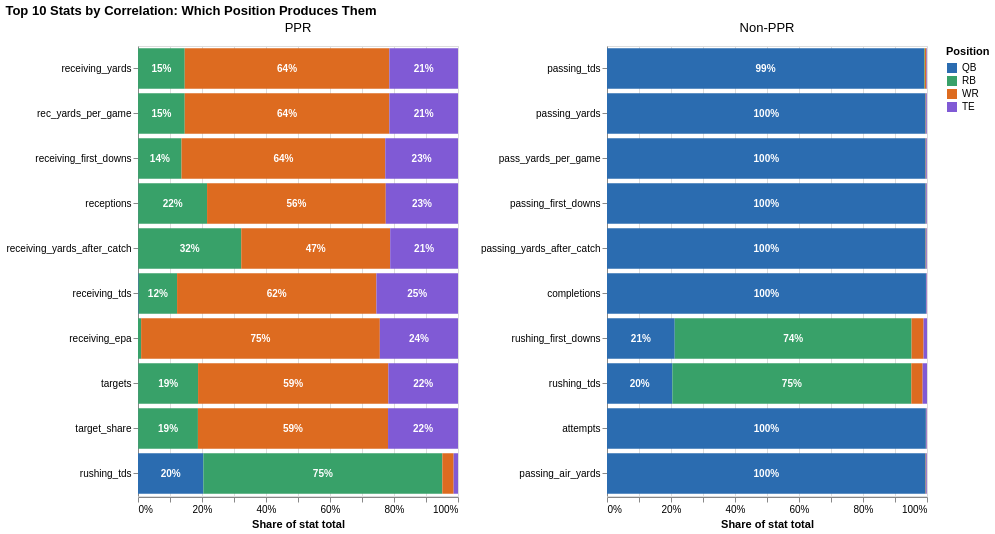

The notebook cell saved with this chart:
### Markdown cell above
### Which posistions do these statics belong to?

Scoring format clearly changes which positions matter most. 

Football fans may already know which positions produce these stats, but several positions often contribute to the same category, so the chart below shows how each stat's total is split by position.

### Code cell
TARGET = 'avg_fantasy_points'
EXCLUDE = ['fantasy_points']
POSITIONS = ['QB', 'RB', 'WR', 'TE']
COLORS = ['#2b6cb0', '#38a169', '#dd6b20', '#805ad5']

rows = []
for fmt, df in [('PPR', all_ppr), ('Non-PPR', all_nonppr)]:
    num_cols = df.select_dtypes(include='number').columns.drop([TARGET, *EXCLUDE], errors='ignore')

    # top 10 stats by |r| with the target for this format
    corr = df[num_cols].corrwith(df[TARGET])
    top10 = corr.abs().nlargest(10).index

    # each position's share of each stat's total
    totals = df.groupby('position')[list(top10)].sum().clip(lower=0).reindex(POSITIONS).fillna(0)
    shares = totals / totals.sum()

    for stat in top10:
        start = 0
        for i, pos in enumerate(POSITIONS):
            share = shares.loc[pos, stat]
            rows.append({'format': fmt, 'stat': stat, 'position': pos, 'pos_order': i,
                         'share': share, 'start': start, 'end': start + share,
                         'mid': start + share / 2, 'correlation': corr[stat]})
            start += share

stat_ownership = pd.DataFrame(rows)

y_sort = alt.EncodingSortField('correlation', op='max', order='descending')

bars = alt.Chart().mark_bar().encode(
    x=alt.X('start:Q', axis=alt.Axis(format='%'), title='Share of stat total', scale=alt.Scale(domain=[0, 1])),
    x2='end:Q',
    y=alt.Y('stat:N', title=None, sort=y_sort),
    color=alt.Color('position:N', scale=alt.Scale(domain=POSITIONS, range=COLORS), title='Position'),
    tooltip=['format', 'stat', 'position', alt.Tooltip('share:Q', format='.0%'),
             alt.Tooltip('correlation:Q', format='.2f', title='r with target')],
)

labels = alt.Chart().mark_text(color='white', fontSize=10, fontWeight='bold').encode(
    x='mid:Q',
    y=alt.Y('stat:N', sort=y_sort),
    text=alt.Text('share:Q', format='.0%'),
).transform_filter(
    'datum.share >= 0.06'            # skip labels on slivers too narrow to fit text
)

alt.layer(bars, labels, data=stat_ownership).properties(
    width=320, height=450
).facet(
    column=alt.Column('format:N', title=None, sort=['PPR', 'Non-PPR'], header=alt.Header(labelFontSize=13)),
).resolve_scale(
    y='independent'
).properties(
    title='Top 10 Stats by Correlation: Which Position Produces Them'
)

### Figure 1 — Vega-Lite specification as saved in the notebook (floating-point values rounded to 4 significant figures)
{"config": {"view": {"continuousWidth": 300, "continuousHeight": 300}}, "data": {"name": "data-15cf78bef3fc65273feca88e8910093a"}, "facet": {"column": {"field": "format", "header": {"labelFontSize": 13}, "sort": ["PPR", "Non-PPR"], "title": null, "type": "nominal"}}, "spec": {"layer": [{"mark": {"type": "bar"}, "encoding": {"color": {"field": "position", "scale": {"domain": ["QB", "RB", "WR", "TE"], "range": ["#2b6cb0", "#38a169", "#dd6b20", "#805ad5"]}, "title": "Position", "type": "nominal"}, "tooltip": [{"field": "format", "type": "nominal"}, {"field": "stat", "type": "nominal"}, {"field": "position", "type": "nominal"}, {"field": "share", "format": ".0%", "type": "quantitative"}, {"field": "correlation", "format": ".2f", "title": "r with target", "type": "quantitative"}], "x": {"axis": {"format": "%"}, "field": "start", "scale": {"domain": [0, 1]}, "title": "Share of stat total", "type": "quantitative"}, "x2": {"field": "end"}, "y": {"field": "stat", "sort": {"field": "correlation", "op": "max", "order": "descending"}, "title": null, "type": "nominal"}}}, {"mark": {"type": "text", "color": "white", "fontSize": 10, "fontWeight": "bold"}, "encoding": {"text": {"field": "share", "format": ".0%", "type": "quantitative"}, "x": {"field": "mid", "type": "quantitative"}, "y": {"field": "stat", "sort": {"field": "correlation", "op": "max", "order": "descending"}, "type": "nominal"}}, "transform": [{"filter": "datum.share >= 0.06"}]}], "height": 450, "width": 320}, "resolve": {"scale": {"y": "independent"}}, "title": "Top 10 Stats by Correlation: Which Position Produces Them", "$schema": "https://vega.github.io/schema/vega-lite/v6.4.1.json", "datasets": {"data-15cf78bef3fc65273feca88e8910093a": [{"format": "PPR", "stat": "receiving_yards", "position": "QB", "pos_order": 0, "share": 0.0001999, "start": 0.0, "end": 0.0001999, "mid": 9.996e-05, "correlation": 0.5643}, {"format": "PPR", "stat": "receiving_yards", "position": "RB", "pos_order": 1, "share": 0.1458, "start": 0.0001999, "end": 0.146, "mid": 0.07312, "correlation": 0.5643}, {"format": "PPR", "stat": "receiving_yards", "position": "WR", "pos_order": 2, "share": 0.6394, "start": 0.146, "end": 0.7855, "mid": 0.4658, "correlation": 0.5643}, {"format": "PPR", "stat": "receiving_yards", "position": "TE", "pos_order": 3, "share": 0.2145, "start": 0.7855, "end": 1.0, "mid": 0.8927, "correlation": 0.5643}, {"format": "PPR", "stat": "rec_yards_per_game", "position": "QB", "pos_order": 0, "share": 0.0001999, "start": 0.0, "end": 0.0001999, "mid": 9.996e-05, "correlation": 0.5643}, {"format": "PPR", "stat": "rec_yards_per_game", "position": "RB", "pos_order": 1, "share": 0.1458, "start": 0.0001999, "end": 0.146, "mid": 0.07312, "correlation": 0.5643}, {"format": "PPR", "stat": "rec_yards_per_game", "position": "WR", "pos_order": 2, "share": 0.6394, "start": 0.146, "end": 0.7855, "mid": 0.4658, "correlation": 0.5643}, {"format": "PPR", "stat": "rec_yards_per_game", "position": "TE", "pos_order": 3, "share": 0.2145, "start": 0.7855, "end": 1.0, "mid": 0.8927, "correlation": 0.5643}, {"format": "PPR", "stat": "receiving_first_downs", "position": "QB", "pos_order": 0, "share": 0.0004712, "start": 0.0, "end": 0.0004712, "mid": 0.0002356, "correlation": 0.5358}, {"format": "PPR", "stat": "receiving_first_downs", "position": "RB", "pos_order": 1, "share": 0.1356, "start": 0.0004712, "end": 0.1361, "mid": 0.06826, "correlation": 0.5358}, {"format": "PPR", "stat": "receiving_first_downs", "position": "WR", "pos_order": 2, "share": 0.6366, "start": 0.1361, "end": 0.7727, "mid": 0.4544, "correlation": 0.5358}, {"format": "PPR", "stat": "receiving_first_downs", "position": "TE", "pos_order": 3, "share": 0.2273, "start": 0.7727, "end": 1.0, "mid": 0.8863, "correlation": 0.5358}, {"format": "PPR", "stat": "receptions", "position": "QB", "pos_order": 0, "share": 0.0006953, "start": 0.0, "end": 0.0006953, "mid": 0.0003477, "correlation": 0.5341}, {"format": "PPR", "stat": "receptions", "position": "RB", "pos_order": 1, "share": 0.2151, "start": 0.0006953, "end": 0.2158, "mid": 0.1083, "correlation": 0.5341}, {"format": "PPR", "stat": "receptions", "position": "WR", "pos_order": 2, "share": 0.5585, "start": 0.2158, "end": 0.7743, "mid": 0.495, "correlation": 0.5341}, {"format": "PPR", "stat": "receptions", "position": "TE", "pos_order": 3, "share": 0.2257, "start": 0.7743, "end": 1.0, "mid": 0.8871, "correlation": 0.5341}, {"format": "PPR", "stat": "receiving_yards_after_catch", "position": "QB", "pos_order": 0, "share": 0.0006594, "start": 0.0, "end": 0.0006594, "mid": 0.0003297, "correlation": 0.5009}, {"format": "PPR", "stat": "receiving_yards_after_catch", "position": "RB", "pos_order": 1, "share": 0.322, "start": 0.0006594, "end": 0.3227, "mid": 0.1617, "correlation": 0.5009}, {"format": "PPR", "stat": "receiving_yards_after_catch", "position": "WR", "pos_order": 2, "share": 0.4654, "start": 0.3227, "end": 0.7881, "mid": 0.5554, "correlation": 0.5009}, {"format": "PPR", "stat": "receiving_yards_after_catch", "position": "TE", "pos_order": 3, "share": 0.2119, "start": 0.7881, "end": 1.0, "mid": 0.894, "correlation": 0.5009}, {"format": "PPR", "stat": "receiving_tds", "position": "QB", "pos_order": 0, "share": 0.002025, "start": 0.0, "end": 0.002025, "mid": 0.001012, "correlation": 0.4951}, {"format": "PPR", "stat": "receiving_tds", "position": "RB", "pos_order": 1, "share": 0.12, "start": 0.002025, "end": 0.1221, "mid": 0.06205, "correlation": 0.4951}, {"format": "PPR", "stat": "receiving_tds", "position": "WR", "pos_order": 2, "share": 0.6229, "start": 0.1221, "end": 0.745, "mid": 0.4335, "correlation": 0.4951}, {"format": "PPR", "stat": "receiving_tds", "position": "TE", "pos_order": 3, "share": 0.255, "start": 0.745, "end": 1.0, "mid": 0.8725, "correlation": 0.4951}, {"format": "PPR", "stat": "receiving_epa", "position": "QB", "pos_order": 0, "share": 0.0, "start": 0.0, "end": 0.0, "mid": 0.0, "correlation": 0.4593}, {"format": "PPR", "stat": "receiving_epa", "position": "RB", "pos_order": 1, "share": 0.009822, "start": 0.0, "end": 0.009822, "mid": 0.004911, "correlation": 0.4593}, {"format": "PPR", "stat": "receiving_epa", "position": "WR", "pos_order": 2, "share": 0.7459, "start": 0.009822, "end": 0.7557, "mid": 0.3828, "correlation": 0.4593}, {"format": "PPR", "stat": "receiving_epa", "position": "TE", "pos_order": 3, "share": 0.2443, "start": 0.7557, "end": 1.0, "mid": 0.8779, "correlation": 0.4593}, {"format": "PPR", "stat": "targets", "position": "QB", "pos_order": 0, "share": 0.0006367, "start": 0.0, "end": 0.0006367, "mid": 0.0003183, "correlation": 0.4467}, {"format": "PPR", "stat": "targets", "position": "RB", "pos_order": 1, "share": 0.1871, "start": 0.0006367, "end": 0.1877, "mid": 0.09418, "correlation": 0.4467}, {"format": "PPR", "stat": "targets", "position": "WR", "pos_order": 2, "share": 0.5946, "start": 0.1877, "end": 0.7823, "mid": 0.485, "correlation": 0.4467}, {"format": "PPR", "stat": "targets", "position": "TE", "pos_order": 3, "share": 0.2177, "start": 0.7823, "end": 1.0, "mid": 0.8912, "correlation": 0.4467}, {"format": "PPR", "stat": "target_share", "position": "QB", "pos_order": 0, "share": 0.0006586, "start": 0.0, "end": 0.0006586, "mid": 0.0003293, "correlation": 0.416}, {"format": "PPR", "stat": "target_share", "position": "RB", "pos_order": 1, "share": 0.1866, "start": 0.0006586, "end": 0.1873, "mid": 0.09397, "correlation": 0.416}, {"format": "PPR", "stat": "target_share", "position": "WR", "pos_order": 2, "share": 0.5941, "start": 0.1873, "end": 0.7814, "mid": 0.4843, "correlation": 0.416}, {"format": "PPR", "stat": "target_share", "position": "TE", "pos_order": 3, "share": 0.2186, "start": 0.7814, "end": 1.0, "mid": 0.8907, "correlation": 0.416}, {"format": "PPR", "stat": "rushing_tds", "position": "QB", "pos_order": 0, "share": 0.2042, "start": 0.0, "end": 0.2042, "mid": 0.1021, "correlation": 0.4112}, {"format": "PPR", "stat": "rushing_tds", "position": "RB", "pos_order": 1, "share": 0.7468, "start": 0.2042, "end": 0.951, "mid": 0.5776, "correlation": 0.4112}, {"format": "PPR", "stat": "rushing_tds", "position": "WR", "pos_order": 2, "share": 0.03535, "start": 0.951, "end": 0.9864, "mid": 0.9687, "correlation": 0.4112}, {"format": "PPR", "stat": "rushing_tds", "position": "TE", "pos_order": 3, "share": 0.01361, "start": 0.9864, "end": 1.0, "mid": 0.9932, "correlation": 0.4112}, {"format": "Non-PPR", "stat": "passing_tds", "position": "QB", "pos_order": 0, "share": 0.9908, "start": 0.0, "end": 0.9908, "mid": 0.4954, "correlation": 0.5429}, {"format": "Non-PPR", "stat": "passing_tds", "position": "RB", "pos_order": 1, "share": 0.002145, "start": 0.9908, "end": 0.993, "mid": 0.9919, "correlation": 0.5429}, {"format": "Non-PPR", "stat": "passing_tds", "position": "WR", "pos_order": 2, "share": 0.005148, "start": 0.993, "end": 0.9981, "mid": 0.9956, "correlation": 0.5429}, {"format": "Non-PPR", "stat": "passing_tds", "position": "TE", "pos_order": 3, "share": 0.001859, "start": 0.9981, "end": 1.0, "mid": 0.9991, "correlation": 0.5429}, {"format": "Non-PPR", "stat": "passing_yards", "position": "QB", "pos_order": 0, "share": 0.9956, "start": 0.0, "end": 0.9956, "mid": 0.4978, "correlation": 0.5215}, {"format": "Non-PPR", "stat": "passing_yards", "position": "RB", "pos_order": 1, "share": 0.0002838, "start": 0.9956, "end": 0.9959, "mid": 0.9957, "correlation": 0.5215}, {"format": "Non-PPR", "stat": "passing_yards", "position": "WR", "pos_order": 2, "share": 0.001838, "start": 0.9959, "end": 0.9977, "mid": 0.9968, "correlation": 0.5215}, {"format": "Non-PPR", "stat": "passing_yards", "position": "TE", "pos_order": 3, "share": 0.002282, "start": 0.9977, "end": 1.0, "mid": 0.9989, "correlation": 0.5215}, {"format": "Non-PPR", "stat": "pass_yards_per_game", "position": "QB", "pos_order": 0, "share": 0.9956, "start": 0.0, "end": 0.9956, "mid": 0.4978, "correlation": 0.5215}, {"format": "Non-PPR", "stat": "pass_yards_per_game", "position": "RB", "pos_order": 1, "share": 0.0002838, "start": 0.9956, "end": 0.9959, "mid": 0.9957, "correlation": 0.5215}, {"format": "Non-PPR", "stat": "pass_yards_per_game", "position": "WR", "pos_order": 2, "share": 0.001838, "start": 0.9959, "end": 0.9977, "mid": 0.9968, "correlation": 0.5215}, {"format": "Non-PPR", "stat": "pass_yards_per_game", "position": "TE", "pos_order": 3, "share": 0.002282, "start": 0.9977, "end": 1.0, "mid": 0.9989, "correlation": 0.5215}, {"format": "Non-PPR", "stat": "passing_first_downs", "position": "QB", "pos_order": 0, "share": 0.9958, "start": 0.0, "end": 0.9958, "mid": 0.4979, "correlation": 0.5174}, {"format": "Non-PPR", "stat": "passing_first_downs", "position": "RB", "pos_order": 1, "share": 0.0004122, "start": 0.9958, "end": 0.9962, "mid": 0.996, "correlation": 0.5174}, {"format": "Non-PPR", "stat": "passing_first_downs", "position": "WR", "pos_order": 2, "share": 0.001574, "start": 0.9962, "end": 0.9978, "mid": 0.997, "correlation": 0.5174}, {"format": "Non-PPR", "stat": "passing_first_downs", "position": "TE", "pos_order": 3, "share": 0.002192, "start": 0.9978, "end": 1.0, "mid": 0.9989, "correlation": 0.5174}, {"format": "Non-PPR", "stat": "passing_yards_after_catch", "position": "QB", "pos_order": 0, "share": 0.9956, "start": 0.0, "end": 0.9956, "mid": 0.4978, "correlation": 0.4971}, {"format": "Non-PPR", "stat": "passing_yards_after_catch", "position": "RB", "pos_order": 1, "share": 0.0004138, "start": 0.9956, "end": 0.996, "mid": 0.9958, "correlation": 0.4971}, {"format": "Non-PPR", "stat": "passing_yards_after_catch", "position": "WR", "pos_order": 2, "share": 0.001963, "start": 0.996, "end": 0.9979, "mid": 0.997, "correlation": 0.4971}, {"format": "Non-PPR", "stat": "passing_yards_after_catch", "position": "TE", "pos_order": 3, "share": 0.002057, "start": 0.9979, "end": 1.0, "mid": 0.999, "correlation": 0.4971}, {"format": "Non-PPR", "stat": "completions", "position": "QB", "pos_order": 0, "share": 0.9967, "start": 0.0, "end": 0.9967, "mid": 0.4984, "correlation": 0.4944}, {"format": "Non-PPR", "stat": "completions", "position": "RB", "pos_order": 1, "share": 0.0002901, "start": 0.9967, "end": 0.997, "mid": 0.9969, "correlation": 0.4944}, {"format": "Non-PPR", "stat": "completions", "position": "WR", "pos_order": 2, "share": 0.0009804, "start": 0.997, "end": 0.998, "mid": 0.9975, "correlation": 0.4944}, {"format": "Non-PPR", "stat": "completions", "position": "TE", "pos_order": 3, "share": 0.002001, "start": 0.998, "end": 1.0, "mid": 0.999, "correlation": 0.4944}, {"format": "Non-PPR", "stat": "rushing_first_downs", "position": "QB", "pos_order": 0, "share": 0.2116, "start": 0.0, "end": 0.2116, "mid": 0.1058, "correlation": 0.4908}, {"format": "Non-PPR", "stat": "rushing_first_downs", "position": "RB", "pos_order": 1, "share": 0.7402, "start": 0.2116, "end": 0.9518, "mid": 0.5817, "correlation": 0.4908}, {"format": "Non-PPR", "stat": "rushing_first_downs", "position": "WR", "pos_order": 2, "share": 0.03755, "start": 0.9518, "end": 0.9893, "mid": 0.9706, "correlation": 0.4908}, {"format": "Non-PPR", "stat": "rushing_first_downs", "position": "TE", "pos_order": 3, "share": 0.01067, "start": 0.9893, "end": 1.0, "mid": 0.9947, "correlation": 0.4908}, {"format": "Non-PPR", "stat": "rushing_tds", "position": "QB", "pos_order": 0, "share": 0.2042, "start": 0.0, "end": 0.2042, "mid": 0.1021, "correlation": 0.4815}, {"format": "Non-PPR", "stat": "rushing_tds", "position": "RB", "pos_order": 1, "share": 0.7468, "start": 0.2042, "end": 0.951, "mid": 0.5776, "correlation": 0.4815}, {"format": "Non-PPR", "stat": "rushing_tds", "position": "WR", "pos_order": 2, "share": 0.03535, "start": 0.951, "end": 0.9864, "mid": 0.9687, "correlation": 0.4815}, {"format": "Non-PPR", "stat": "rushing_tds", "position": "TE", "pos_order": 3, "share": 0.01361, "start": 0.9864, "end": 1.0, "mid": 0.9932, "correlation": 0.4815}, {"format": "Non-PPR", "stat": "attempts", "position": "QB", "pos_order": 0, "share": 0.9964, "start": 0.0, "end": 0.9964, "mid": 0.4982, "correlation": 0.478}, {"format": "Non-PPR", "stat": "attempts", "position": "RB", "pos_order": 1, "share": 0.0003227, "start": 0.9964, "end": 0.9967, "mid": 0.9966, "correlation": 0.478}, {"format": "Non-PPR", "stat": "attempts", "position": "WR", "pos_order": 2, "share": 0.0012, "start": 0.9967, "end": 0.9979, "mid": 0.9973, "correlation": 0.478}, {"format": "Non-PPR", "stat": "attempts", "position": "TE", "pos_order": 3, "share": 0.002072, "start": 0.9979, "end": 1.0, "mid": 0.999, "correlation": 0.478}, {"format": "Non-PPR", "stat": "passing_air_yards", "position": "QB", "pos_order": 0, "share": 0.9956, "start": 0.0, "end": 0.9956, "mid": 0.4978, "correlation": 0.4751}, {"format": "Non-PPR", "stat": "passing_air_yards", "position": "RB", "pos_order": 1, "share": 0.0002525, "start": 0.9956, "end": 0.9959, "mid": 0.9957, "correlation": 0.4751}, {"format": "Non-PPR", "stat": "passing_air_yards", "position": "WR", "pos_order": 2, "share": 0.001945, "start": 0.9959, "end": 0.9978, "mid": 0.9968, "correlation": 0.4751}, {"format": "Non-PPR", "stat": "passing_air_yards", "position": "TE", "pos_order": 3, "share": 0.002199, "start": 0.9978, "end": 1.0, "mid": 0.9989, "correlation": 0.4751}]}}
